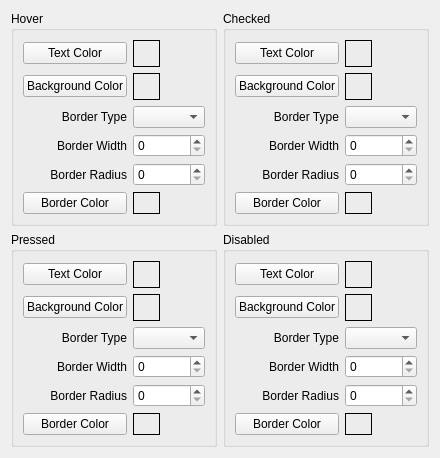
          <widget class="QWidget" name="tab_37">
           <attribute name="title">
            <string>States</string>
           </attribute>
           <layout class="QGridLayout" name="gridLayout_60">
            <item row="0" column="0">
             <widget class="QGroupBox" name="groupBox_35">
              <property name="enabled">
               <bool>true</bool>
              </property>
              <property name="title">
               <string>Hover</string>
              </property>
              <layout class="QGridLayout" name="gridLayout_61">
               <item row="2" column="1">
                <widget class="QComboBox" name="tb_border_type_hover"/>
               </item>
               <item row="1" column="1">
                <widget class="QLabel" name="tb_bg_color_hover_lb">
                 <property name="minimumSize">
                  <size>
                   <width>27</width>
                   <height>27</height>
                  </size>
                 </property>
                 <property name="maximumSize">
                  <size>
                   <width>27</width>
                   <height>27</height>
                  </size>
                 </property>
                 <property name="frameShape">
                  <enum>QFrame::Box</enum>
                 </property>
                 <property name="text">
                  <string/>
                 </property>
                 <property name="alignment">
                  <set>Qt::AlignCenter</set>
                 </property>
                </widget>
               </item>
               <item row="2" column="0">
                <widget class="QLabel" name="label_133">
                 <property name="text">
                  <string>Border Type</string>
                 </property>
                 <property name="alignment">
                  <set>Qt::AlignRight|Qt::AlignTrailing|Qt::AlignVCenter</set>
                 </property>
                </widget>
               </item>
               <item row="1" column="0">
                <widget class="QPushButton" name="tb_bg_color_hover">
                 <property name="text">
                  <string>Background Color</string>
                 </property>
                 <property name="qss" stdset="0">
                  <string>background-color</string>
                 </property>
                 <property name="label" stdset="0">
                  <string>tb_bg_color_hover_lb</string>
                 </property>
                 <property name="var" stdset="0">
                  <string>tb_bg_color_sel_hover</string>
                 </property>
                </widget>
               </item>
               <item row="4" column="1">
                <widget class="QSpinBox" name="tb_border_radius_hover">
                 <property name="maximum">
                  <number>100</number>
                 </property>
                 <property name="value">
                  <number>0</number>
                 </property>
                </widget>
               </item>
               <item row="3" column="0">
                <widget class="QLabel" name="label_134">
                 <property name="text">
                  <string>Border Width</string>
                 </property>
                 <property name="alignment">
                  <set>Qt::AlignRight|Qt::AlignTrailing|Qt::AlignVCenter</set>
                 </property>
                </widget>
               </item>
               <item row="4" column="0">
                <widget class="QLabel" name="label_135">
                 <property name="text">
                  <string>Border Radius</string>
                 </property>
                 <property name="alignment">
                  <set>Qt::AlignRight|Qt::AlignTrailing|Qt::AlignVCenter</set>
                 </property>
                </widget>
               </item>
               <item row="0" column="1">
                <widget class="QLabel" name="tb_text_color_hover_lb">
                 <property name="minimumSize">
                  <size>
                   <width>27</width>
                   <height>27</height>
                  </size>
                 </property>
                 <property name="maximumSize">
                  <size>
                   <width>27</width>
                   <height>27</height>
                  </size>
                 </property>
                 <property name="frameShape">
                  <enum>QFrame::Box</enum>
                 </property>
                 <property name="text">
                  <string/>
                 </property>
                 <property name="alignment">
                  <set>Qt::AlignCenter</set>
                 </property>
                </widget>
               </item>
               <item row="3" column="1">
                <widget class="QSpinBox" name="tb_border_width_hover">
                 <property name="maximum">
                  <number>100</number>
                 </property>
                 <property name="value">
                  <number>0</number>
                 </property>
                </widget>
               </item>
               <item row="0" column="0">
                <widget class="QPushButton" name="tb_fg_color_hover">
                 <property name="text">
                  <string>Text Color</string>
                 </property>
                 <property name="checked">
                  <bool>false</bool>
                 </property>
                 <property name="qss" stdset="0">
                  <string>color</string>
                 </property>
                 <property name="label" stdset="0">
                  <string>tb_text_color_hover_lb</string>
                 </property>
                 <property name="var" stdset="0">
                  <string>tb_fg_color_sel_hover</string>
                 </property>
                </widget>
               </item>
               <item row="5" column="0">
                <widget class="QPushButton" name="tb_border_color_hover">
                 <property name="text">
                  <string>Border Color</string>
                 </property>
                 <property name="qss" stdset="0">
                  <string>border-color</string>
                 </property>
                 <property name="label" stdset="0">
                  <string>tb_border_color_hover_lb</string>
                 </property>
                 <property name="var" stdset="0">
                  <string>tb_border_color_sel_hover</string>
                 </property>
                </widget>
               </item>
               <item row="5" column="1">
                <widget class="QLabel" name="tb_border_color_hover_lb">
                 <property name="maximumSize">
                  <size>
                   <width>27</width>
                   <height>27</height>
                  </size>
                 </property>
                 <property name="frameShape">
                  <enum>QFrame::Box</enum>
                 </property>
                 <property name="text">
                  <string/>
                 </property>
                 <property name="alignment">
                  <set>Qt::AlignCenter</set>
                 </property>
                </widget>
               </item>
              </layout>
             </widget>
            </item>
            <item row="1" column="0">
             <widget class="QGroupBox" name="groupBox_37">
              <property name="enabled">
               <bool>true</bool>
              </property>
              <property name="title">
               <string>Pressed</string>
              </property>
              <layout class="QGridLayout" name="gridLayout_63">
               <item row="0" column="0">
                <widget class="QPushButton" name="tb_fg_color_pressed">
                 <property name="toolTip">
                  <string/>
                 </property>
                 <property name="text">
                  <string>Text Color</string>
                 </property>
                 <property name="checked">
                  <bool>false</bool>
                 </property>
                 <property name="qss" stdset="0">
                  <string>color</string>
                 </property>
                 <property name="label" stdset="0">
                  <string>tb_text_color_pressed_lb</string>
                 </property>
                 <property name="var" stdset="0">
                  <string>tb_fg_color_sel_pressed</string>
                 </property>
                </widget>
               </item>
               <item row="3" column="1">
                <widget class="QSpinBox" name="tb_border_width_pressed">
                 <property name="maximum">
                  <number>100</number>
                 </property>
                 <property name="value">
                  <number>0</number>
                 </property>
                </widget>
               </item>
               <item row="4" column="0">
                <widget class="QLabel" name="label_139">
                 <property name="text">
                  <string>Border Radius</string>
                 </property>
                 <property name="alignment">
                  <set>Qt::AlignRight|Qt::AlignTrailing|Qt::AlignVCenter</set>
                 </property>
                </widget>
               </item>
               <item row="4" column="1">
                <widget class="QSpinBox" name="tb_border_radius_pressed">
                 <property name="maximum">
                  <number>100</number>
                 </property>
                 <property name="value">
                  <number>0</number>
                 </property>
                </widget>
               </item>
               <item row="2" column="0">
                <widget class="QLabel" name="label_140">
                 <property name="text">
                  <string>Border Type</string>
                 </property>
                 <property name="alignment">
                  <set>Qt::AlignRight|Qt::AlignTrailing|Qt::AlignVCenter</set>
                 </property>
                </widget>
               </item>
               <item row="2" column="1">
                <widget class="QComboBox" name="tb_border_type_pressed"/>
               </item>
               <item row="1" column="0">
                <widget class="QPushButton" name="tb_bg_color_pressed">
                 <property name="toolTip">
                  <string/>
                 </property>
                 <property name="text">
                  <string>Background Color</string>
                 </property>
                 <property name="qss" stdset="0">
                  <string>background-color</string>
                 </property>
                 <property name="label" stdset="0">
                  <string>tb_bg_color_pressed_lb</string>
                 </property>
                 <property name="var" stdset="0">
                  <string>tb_bg_color_sel_pressed</string>
                 </property>
                </widget>
               </item>
               <item row="3" column="0">
                <widget class="QLabel" name="label_141">
                 <property name="text">
                  <string>Border Width</string>
                 </property>
                 <property name="alignment">
                  <set>Qt::AlignRight|Qt::AlignTrailing|Qt::AlignVCenter</set>
                 </property>
                </widget>
               </item>
               <item row="0" column="1">
                <widget class="QLabel" name="tb_text_color_pressed_lb">
                 <property name="minimumSize">
                  <size>
                   <width>27</width>
                   <height>27</height>
                  </size>
                 </property>
                 <property name="maximumSize">
                  <size>
                   <width>27</width>
                   <height>27</height>
                  </size>
                 </property>
                 <property name="frameShape">
                  <enum>QFrame::Box</enum>
                 </property>
                 <property name="text">
                  <string/>
                 </property>
                 <property name="alignment">
                  <set>Qt::AlignCenter</set>
                 </property>
                </widget>
               </item>
               <item row="1" column="1">
                <widget class="QLabel" name="tb_bg_color_pressed_lb">
                 <property name="minimumSize">
                  <size>
                   <width>27</width>
                   <height>27</height>
                  </size>
                 </property>
                 <property name="maximumSize">
                  <size>
                   <width>27</width>
                   <height>27</height>
                  </size>
                 </property>
                 <property name="frameShape">
                  <enum>QFrame::Box</enum>
                 </property>
                 <property name="text">
                  <string/>
                 </property>
                 <property name="alignment">
                  <set>Qt::AlignCenter</set>
                 </property>
                </widget>
               </item>
               <item row="5" column="0">
                <widget class="QPushButton" name="tb_border_color_pressed">
                 <property name="text">
                  <string>Border Color</string>
                 </property>
                 <property name="qss" stdset="0">
                  <string>border-color</string>
                 </property>
                 <property name="label" stdset="0">
                  <string>tb_border_color_pressed_lb</string>
                 </property>
                 <property name="var" stdset="0">
                  <string>tb_border_color_sel_pressed</string>
                 </property>
                </widget>
               </item>
               <item row="5" column="1">
                <widget class="QLabel" name="tb_border_color_pressed_lb">
                 <property name="maximumSize">
                  <size>
                   <width>27</width>
                   <height>27</height>
                  </size>
                 </property>
                 <property name="frameShape">
                  <enum>QFrame::Box</enum>
                 </property>
                 <property name="text">
                  <string/>
                 </property>
                 <property name="alignment">
                  <set>Qt::AlignCenter</set>
                 </property>
                </widget>
               </item>
              </layout>
             </widget>
            </item>
            <item row="0" column="1">
             <widget class="QGroupBox" name="groupBox_38">
              <property name="enabled">
               <bool>true</bool>
              </property>
              <property name="title">
               <string>Checked</string>
              </property>
              <layout class="QGridLayout" name="gridLayout_64">
               <item row="2" column="0">
                <widget class="QLabel" name="label_142">
                 <property name="text">
                  <string>Border Type</string>
                 </property>
                 <property name="alignment">
                  <set>Qt::AlignRight|Qt::AlignTrailing|Qt::AlignVCenter</set>
                 </property>
                </widget>
               </item>
               <item row="2" column="1">
                <widget class="QComboBox" name="tb_border_type_checked"/>
               </item>
               <item row="0" column="1">
                <widget class="QLabel" name="tb_fg_color_checked_lb">
                 <property name="minimumSize">
                  <size>
                   <width>27</width>
                   <height>27</height>
                  </size>
                 </property>
                 <property name="maximumSize">
                  <size>
                   <width>27</width>
                   <height>27</height>
                  </size>
                 </property>
                 <property name="frameShape">
                  <enum>QFrame::Box</enum>
                 </property>
                 <property name="text">
                  <string/>
                 </property>
                 <property name="alignment">
                  <set>Qt::AlignCenter</set>
                 </property>
                </widget>
               </item>
               <item row="3" column="1">
                <widget class="QSpinBox" name="tb_border_width_checked">
                 <property name="maximum">
                  <number>100</number>
                 </property>
                 <property name="value">
                  <number>0</number>
                 </property>
                </widget>
               </item>
               <item row="1" column="0">
                <widget class="QPushButton" name="tb_bg_color_checked">
                 <property name="toolTip">
                  <string/>
                 </property>
                 <property name="text">
                  <string>Background Color</string>
                 </property>
                 <property name="qss" stdset="0">
                  <string>background-color</string>
                 </property>
                 <property name="label" stdset="0">
                  <string>tb_bg_color_checked_lb</string>
                 </property>
                 <property name="var" stdset="0">
                  <string>tb_bg_color_sel_checked</string>
                 </property>
                </widget>
               </item>
               <item row="4" column="0">
                <widget class="QLabel" name="label_143">
                 <property name="text">
                  <string>Border Radius</string>
                 </property>
                 <property name="alignment">
                  <set>Qt::AlignRight|Qt::AlignTrailing|Qt::AlignVCenter</set>
                 </property>
                </widget>
               </item>
               <item row="0" column="0">
                <widget class="QPushButton" name="tb_fg_color_checked">
                 <property name="toolTip">
                  <string/>
                 </property>
                 <property name="text">
                  <string>Text Color</string>
                 </property>
                 <property name="checked">
                  <bool>false</bool>
                 </property>
                 <property name="qss" stdset="0">
                  <string>color</string>
                 </property>
                 <property name="label" stdset="0">
                  <string>tb_fg_color_checked_lb</string>
                 </property>
                 <property name="var" stdset="0">
                  <string>tb_fg_color_sel_checked</string>
                 </property>
                </widget>
               </item>
               <item row="1" column="1">
                <widget class="QLabel" name="tb_bg_color_checked_lb">
                 <property name="minimumSize">
                  <size>
                   <width>27</width>
                   <height>27</height>
                  </size>
                 </property>
                 <property name="maximumSize">
                  <size>
                   <width>27</width>
                   <height>27</height>
                  </size>
                 </property>
                 <property name="frameShape">
                  <enum>QFrame::Box</enum>
                 </property>
                 <property name="text">
                  <string/>
                 </property>
                 <property name="alignment">
                  <set>Qt::AlignCenter</set>
                 </property>
                </widget>
               </item>
               <item row="4" column="1">
                <widget class="QSpinBox" name="tb_border_radius_checked">
                 <property name="maximum">
                  <number>100</number>
                 </property>
                 <property name="value">
                  <number>0</number>
                 </property>
                </widget>
               </item>
               <item row="3" column="0">
                <widget class="QLabel" name="label_144">
                 <property name="text">
                  <string>Border Width</string>
                 </property>
                 <property name="alignment">
                  <set>Qt::AlignRight|Qt::AlignTrailing|Qt::AlignVCenter</set>
                 </property>
                </widget>
               </item>
               <item row="5" column="0">
                <widget class="QPushButton" name="tb_border_color_checked">
                 <property name="text">
                  <string>Border Color</string>
                 </property>
                 <property name="qss" stdset="0">
                  <string>border-color</string>
                 </property>
                 <property name="label" stdset="0">
                  <string>tb_border_color_checked_lb</string>
                 </property>
                 <property name="var" stdset="0">
                  <string>tb_border_color_sel_checked</string>
                 </property>
                </widget>
               </item>
               <item row="5" column="1">
                <widget class="QLabel" name="tb_border_color_checked_lb">
                 <property name="maximumSize">
                  <size>
                   <width>27</width>
                   <height>27</height>
                  </size>
                 </property>
                 <property name="frameShape">
                  <enum>QFrame::Box</enum>
                 </property>
                 <property name="text">
                  <string/>
                 </property>
                 <property name="alignment">
                  <set>Qt::AlignCenter</set>
                 </property>
                </widget>
               </item>
              </layout>
             </widget>
            </item>
            <item row="1" column="1">
             <widget class="QGroupBox" name="groupBox_36">
              <property name="enabled">
               <bool>true</bool>
              </property>
              <property name="title">
               <string>Disabled</string>
              </property>
              <layout class="QGridLayout" name="gridLayout_62">
               <item row="1" column="0">
                <widget class="QPushButton" name="tb_bg_color_disabled">
                 <property name="text">
                  <string>Background Color</string>
                 </property>
                 <property name="qss" stdset="0">
                  <string>background-color</string>
                 </property>
                 <property name="label" stdset="0">
                  <string>tb_bg_color_disabled_lb</string>
                 </property>
                 <property name="var" stdset="0">
                  <string>tb_bg_color_sel_disabled</string>
                 </property>
                </widget>
               </item>
               <item row="3" column="1">
                <widget class="QSpinBox" name="tb_border_width_disabled">
                 <property name="maximum">
                  <number>100</number>
                 </property>
                 <property name="value">
                  <number>0</number>
                 </property>
                </widget>
               </item>
               <item row="4" column="0">
                <widget class="QLabel" name="label_136">
                 <property name="text">
                  <string>Border Radius</string>
                 </property>
                 <property name="alignment">
                  <set>Qt::AlignRight|Qt::AlignTrailing|Qt::AlignVCenter</set>
                 </property>
                </widget>
               </item>
               <item row="4" column="1">
                <widget class="QSpinBox" name="tb_border_radius_disabled">
                 <property name="maximum">
                  <number>100</number>
                 </property>
                 <property name="value">
                  <number>0</number>
                 </property>
                </widget>
               </item>
               <item row="0" column="0">
                <widget class="QPushButton" name="tb_fg_color_disabled">
                 <property name="text">
                  <string>Text Color</string>
                 </property>
                 <property name="checked">
                  <bool>false</bool>
                 </property>
                 <property name="qss" stdset="0">
                  <string>color</string>
                 </property>
                 <property name="label" stdset="0">
                  <string>tb_text_color_disabled_lb</string>
                 </property>
                 <property name="var" stdset="0">
                  <string>tb_fg_color_sel_disabled</string>
                 </property>
                </widget>
               </item>
               <item row="3" column="0">
                <widget class="QLabel" name="label_137">
                 <property name="text">
                  <string>Border Width</string>
                 </property>
                 <property name="alignment">
                  <set>Qt::AlignRight|Qt::AlignTrailing|Qt::AlignVCenter</set>
                 </property>
                </widget>
               </item>
               <item row="1" column="1">
                <widget class="QLabel" name="tb_bg_color_disabled_lb">
                 <property name="minimumSize">
                  <size>
                   <width>27</width>
                   <height>27</height>
                  </size>
                 </property>
                 <property name="maximumSize">
                  <size>
                   <width>27</width>
                   <height>27</height>
                  </size>
                 </property>
                 <property name="frameShape">
                  <enum>QFrame::Box</enum>
                 </property>
                 <property name="text">
                  <string/>
                 </property>
                 <property name="alignment">
                  <set>Qt::AlignCenter</set>
                 </property>
                </widget>
               </item>
               <item row="0" column="1">
                <widget class="QLabel" name="tb_text_color_disabled_lb">
                 <property name="minimumSize">
                  <size>
                   <width>27</width>
                   <height>27</height>
                  </size>
                 </property>
                 <property name="maximumSize">
                  <size>
                   <width>27</width>
                   <height>27</height>
                  </size>
                 </property>
                 <property name="frameShape">
                  <enum>QFrame::Box</enum>
                 </property>
                 <property name="text">
                  <string/>
                 </property>
                 <property name="alignment">
                  <set>Qt::AlignCenter</set>
                 </property>
                </widget>
               </item>
               <item row="2" column="0">
                <widget class="QLabel" name="label_138">
                 <property name="text">
                  <string>Border Type</string>
                 </property>
                 <property name="alignment">
                  <set>Qt::AlignRight|Qt::AlignTrailing|Qt::AlignVCenter</set>
                 </property>
                </widget>
               </item>
               <item row="2" column="1">
                <widget class="QComboBox" name="tb_border_type_disabled"/>
               </item>
               <item row="5" column="0">
                <widget class="QPushButton" name="tb_border_color_disabled">
                 <property name="text">
                  <string>Border Color</string>
                 </property>
                 <property name="qss" stdset="0">
                  <string>border-color</string>
                 </property>
                 <property name="label" stdset="0">
                  <string>tb_border_color_disabled_lb</string>
                 </property>
                 <property name="var" stdset="0">
                  <string>tb_border_color_sel_disabled</string>
                 </property>
                </widget>
               </item>
               <item row="5" column="1">
                <widget class="QLabel" name="tb_border_color_disabled_lb">
                 <property name="maximumSize">
                  <size>
                   <width>27</width>
                   <height>27</height>
                  </size>
                 </property>
                 <property name="frameShape">
                  <enum>QFrame::Box</enum>
                 </property>
                 <property name="text">
                  <string/>
                 </property>
                 <property name="alignment">
                  <set>Qt::AlignCenter</set>
                 </property>
                </widget>
               </item>
              </layout>
             </widget>
            </item>
           </layout>
          </widget>
